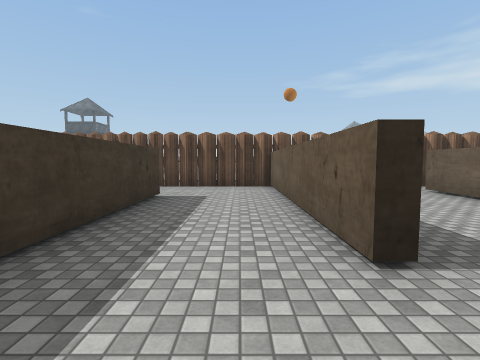
view 1 (above)

24 first-person views from a walk through a scene from a Unity 3-D project. The camera is 1.5 m above the floor, tilts 4° down and sees 85° across. Doors are open. The floor is counted in squares, 2 m on a side. Each view is taken from the middle of a square. On the plan, view 1 faces up. The plan holds only what a view shows up to about 9 squares ahead; the rest is blank. The place goes on beyond the plan. The player character is not drawn. Some surface patterns are stand-ins.

view 2
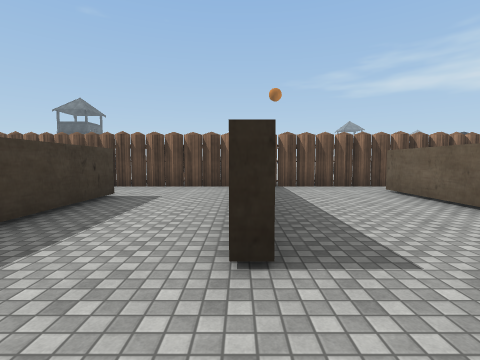

view 3
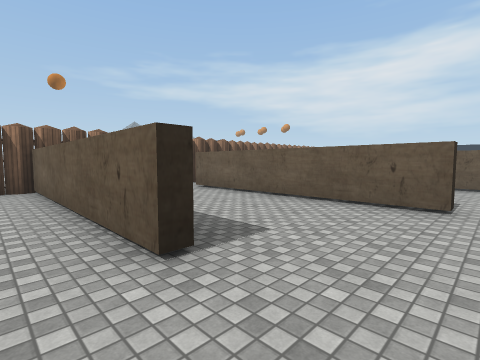

view 4
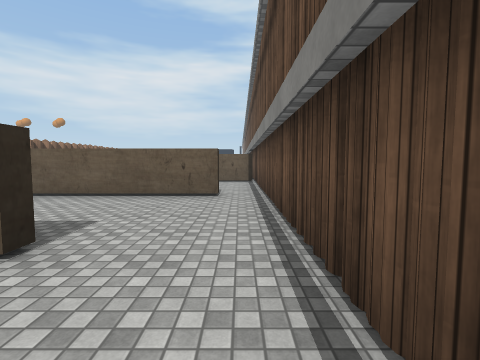

view 5
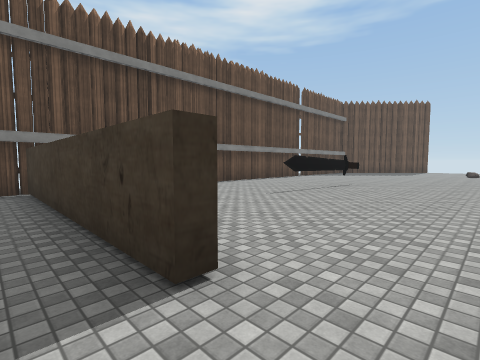

view 6
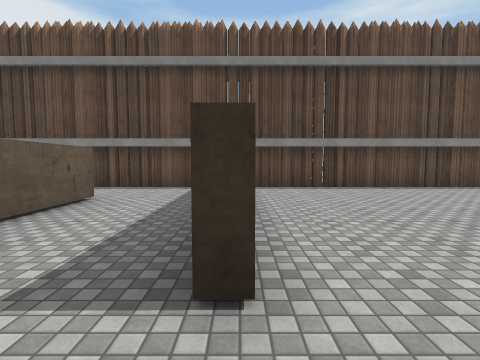

view 7
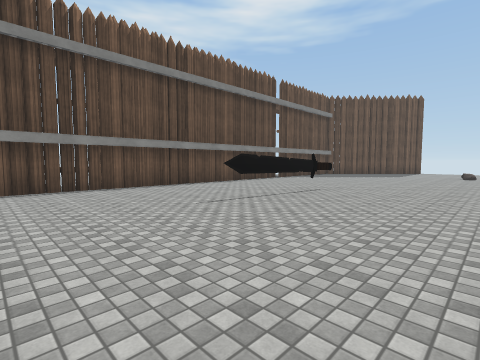

view 8
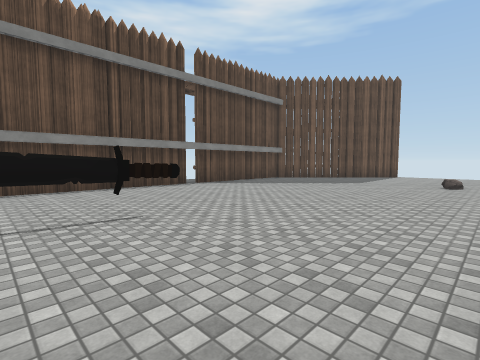

view 9
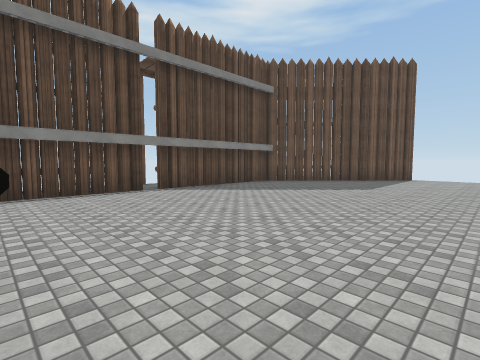

view 10
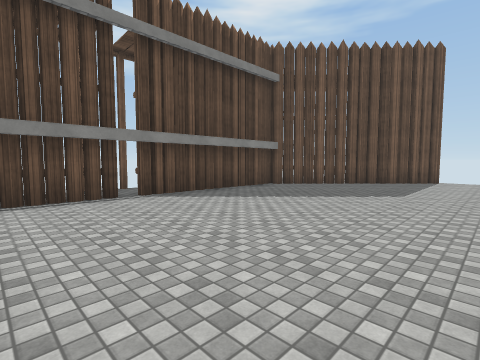

view 11
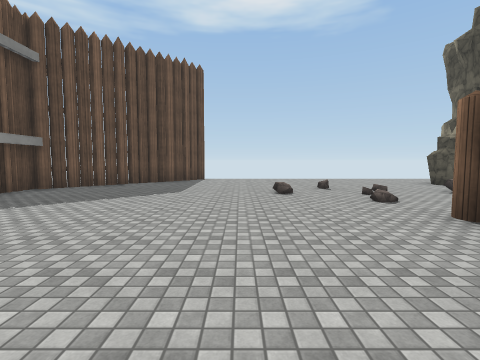

view 12
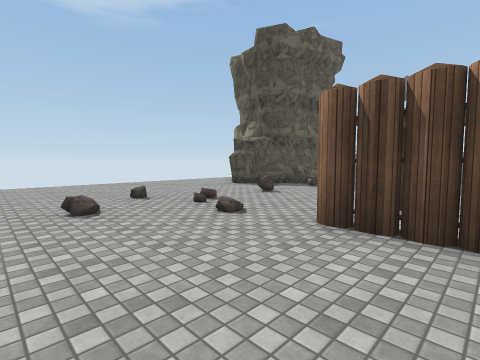

view 13
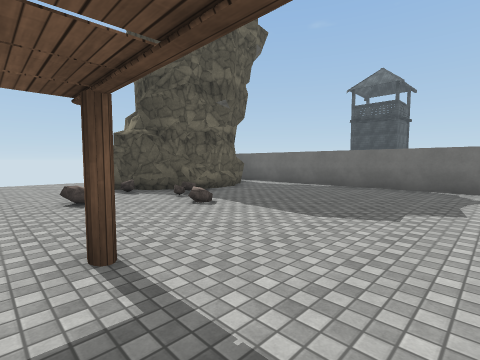

view 14
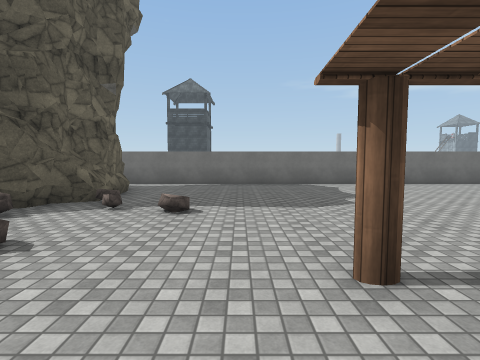

view 15
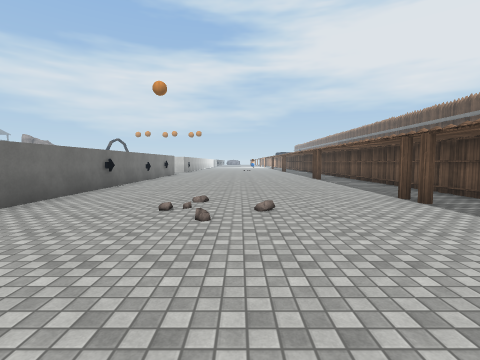

view 16
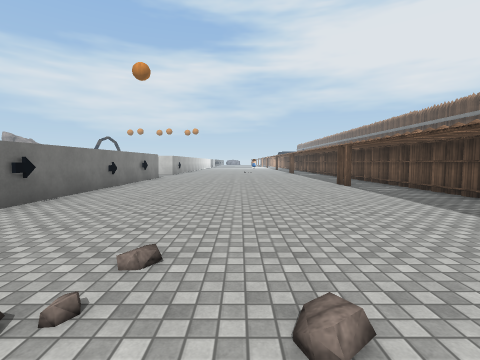

view 17
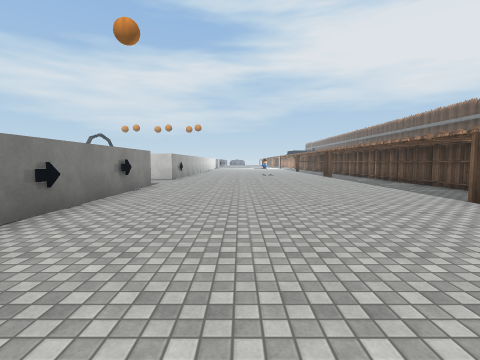

view 18
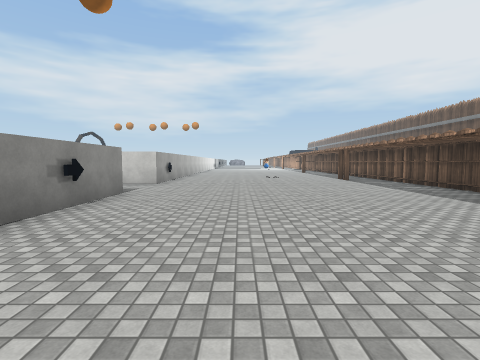

view 19
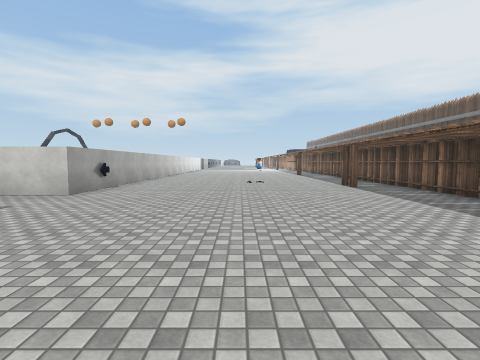

view 20
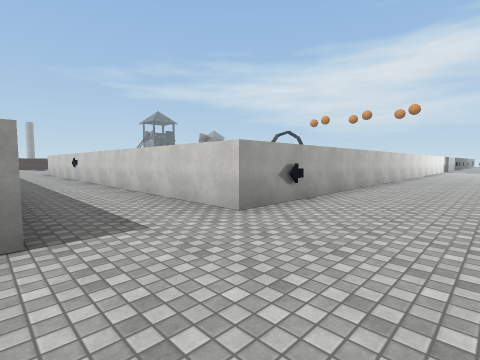

view 21
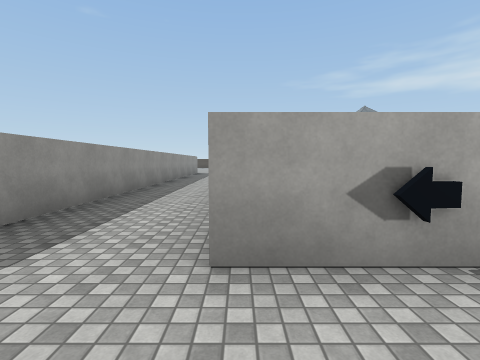

view 22
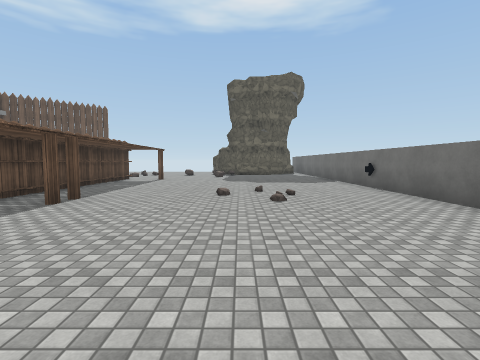

view 23
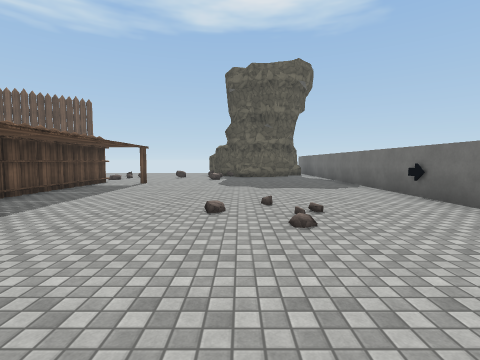

view 24
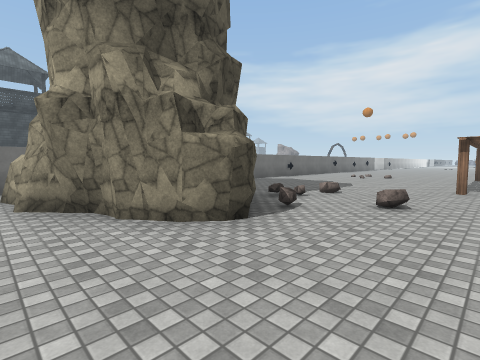

### Floor plan
Key: @ floor where view 1 was taken; # wall or solid block; . main floor; : floor 0.25 m higher than the main floor; / step, stairs or slope; R rock; O other object.
Columns run from 22 left of view 1 to 7 right of it. Each row starts with its distance up from view 1.
 24                         #..#
 23                         #..#
 22                         #..#
 21                         #..#
 20                         #..#
 19                         #..#
 18                         #..#
 17 #########################..###
 16  #  ..........................
 15 .#  #.........................
 14 .#  #.........................
 13 .####.........................
 12 ..###//.......................
 11 ..............................
 10 .....R..#.....#..............#
  9 ..............................
  8 .....:..######################
  7 .......................#....
  6 .......................#...#
  5 ....................#..#...#
  4 ....................#..#...#
  3 #...........OOOO....#..#...#
  2 ##..................#..#...#
  1   #.................#......#..
  0    #................#.@.......
 -1     ##########################
 -2         ##

Where each view was taken, in squares from view 1:
view 1: 0 up, 0 right, facing up
view 2: 0 up, 1 right, facing up
view 3: 0 up, 0 right, facing up-right
view 4: 0 up, 1 left, facing right
view 5: 7 up, 1 left, facing down-left
view 6: 7 up, 2 left, facing down
view 7: 7 up, 3 left, facing down-left
view 8: 7 up, 8 left, facing down-left
view 9: 6 up, 10 left, facing down-left
view 10: 5 up, 11 left, facing down-left
view 11: 5 up, 11 left, facing left
view 12: 5 up, 13 left, facing up-left
view 13: 9 up, 12 left, facing up-left
view 14: 8 up, 15 left, facing up
view 15: 13 up, 13 left, facing right
view 16: 13 up, 10 left, facing right
view 17: 14 up, 6 left, facing right
view 18: 14 up, 4 left, facing right
view 19: 13 up, 1 left, facing right
view 20: 14 up, 2 right, facing up-right
view 21: 15 up, 5 right, facing up
view 22: 13 up, 3 left, facing left
view 23: 13 up, 5 left, facing left
view 24: 9 up, 22 left, facing up-right
